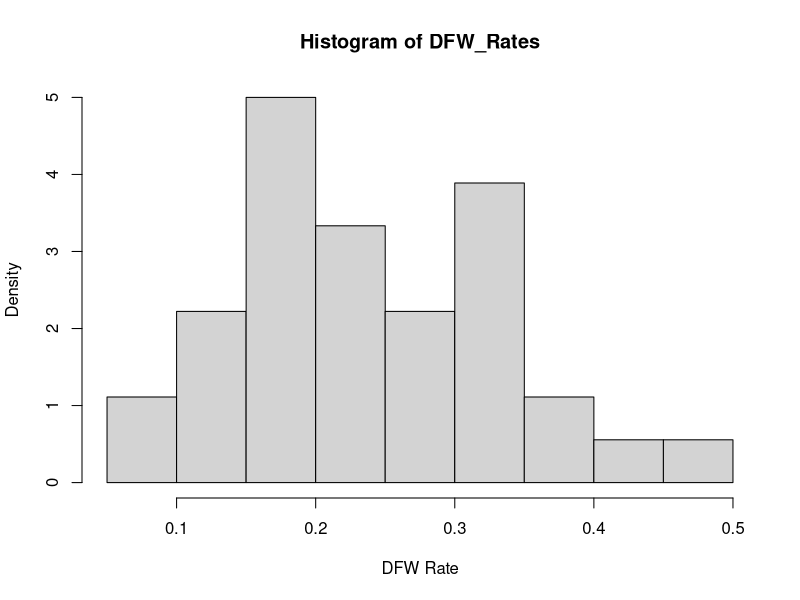
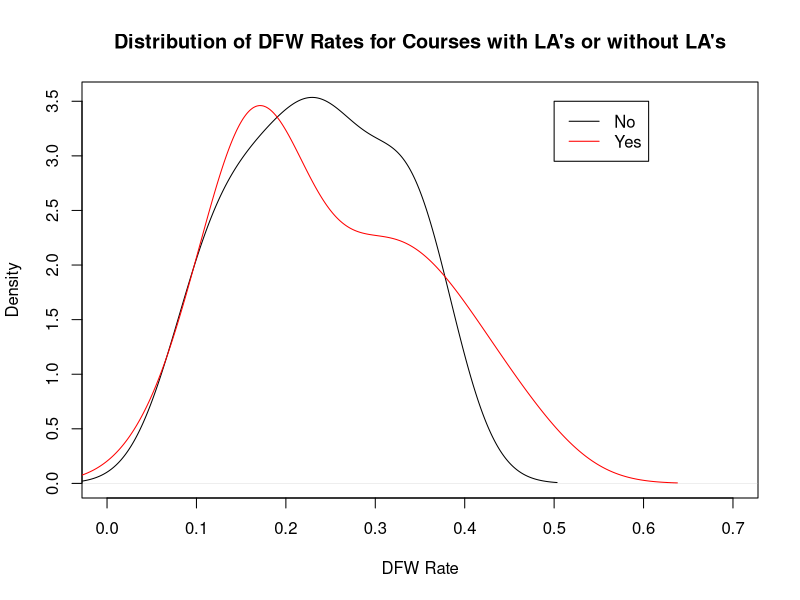
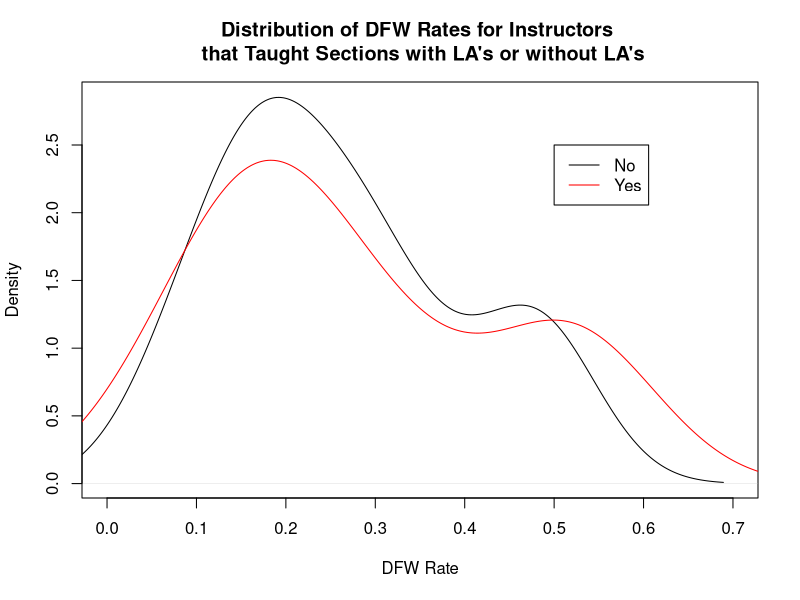
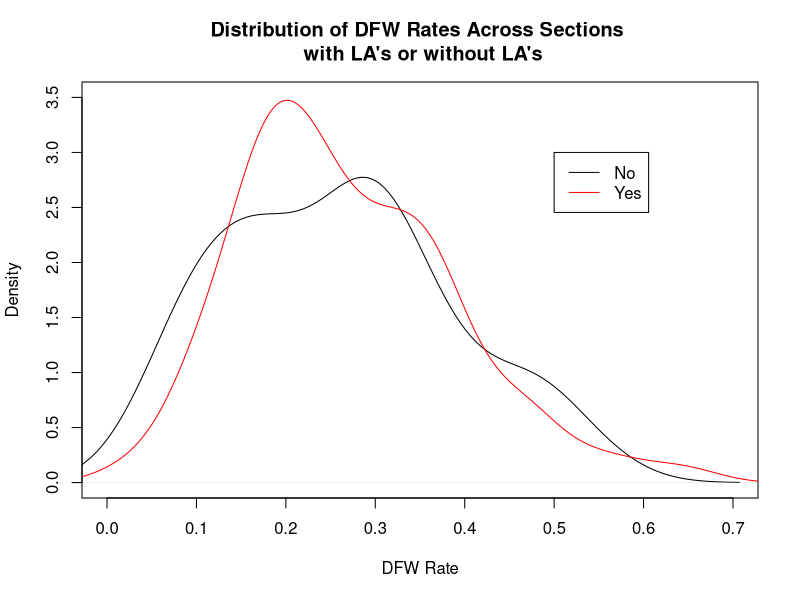

R code for these plots, in order:
## ---- chunk 1
knitr::opts_chunk$set(echo = FALSE)

library(tidyverse)
library(dplyr)
library(xtable)
library(ggplot2)
library(knitr)

dat = read.csv("LA_DFW_Data.csv")[,1:14]
dat = dat[-1,]
dat$DFW = dat$DF.Number+dat$W.Number
attach(dat)
## ---- chunk 2
tab1 = aggregate(DFW,list(LA,Course.Name),sum)
tab2 = aggregate(Students,list(LA,Course.Name),sum)
tab3 = cbind(tab1,round(tab1[,3]/tab2[,3],2))
colnames(tab3) = c("LA","Course","DFW.Count","DFW.Rate")
kable(tab3)

## ---- chunk 3
LA_DFW<-tab3$DFW.Rate[tab3$LA=="Yes"]
NonLA_DFW<-tab3$DFW.Rate[tab3$LA=="No"]
t.test(LA_DFW,NonLA_DFW,paired=TRUE,alternative="greater")
## ---- chunk 4
DFW_Rates<-tab3$DFW.Rate
hist(DFW_Rates,xlab="DFW Rate",prob=TRUE)
## ---- chunk 5
pair_dat = read.csv("PairedData.csv")
pair_dat$DFW = pair_dat$DF.Number+pair_dat$W.Number
attach(pair_dat)
shapiro.test(pair_dat$Avg..DFW.RATE)
Instruct_LA<-pair_dat$Avg..DFW.RATE[pair_dat$LA=="Yes"]
shapiro.test(pair_dat$Avg..DFW.RATE[pair_dat$LA=="Yes"])
Instruct_No_LA<-pair_dat$Avg..DFW.RATE[pair_dat$LA=="No"]
shapiro.test(pair_dat$Avg..DFW.RATE[pair_dat$LA=="No"])
wilcox.test(Instruct_LA,Instruct_No_LA,paired = T,alternative = "greater", exact = F)
## ---- chunk 6
plot(density(tab3$DFW.Rate[tab3$LA=="No"]),xlim=c(0,.7),main = "Distribution of DFW Rates for Courses with LA's or without LA's",xlab = "DFW Rate")
lines(density(tab3$DFW.Rate[tab3$LA=="Yes"]),col="red")
legend(x=.5,y=3.5,col = c("Black", "Red"),legend=c("No","Yes"),lwd=1)
## ---- chunk 7
plot(density(Instruct_LA),xlim=c(0,.7),main = paste("Distribution of DFW Rates for Instructors \n that Taught Sections with LA's or without LA's"),xlab = "DFW Rate")
lines(density(Instruct_No_LA),col="red")
legend(x=.5,y=2.5,col = c("Black", "Red"),legend=c("No","Yes"),lwd=1)
## ---- chunk 8
plot(density(dat$Avg..DFW.RATE[dat$LA=="Yes"]),xlim=c(0,.7),ylim=c(0,3.5),main = paste("Distribution of DFW Rates Across Sections \n with LA's or without LA's"),xlab = "DFW Rate")
lines(density(dat$Avg..DFW.RATE[dat$LA=="No"]),col="red")
legend(x=.5,y=3,col = c("Black", "Red"),legend=c("No","Yes"),lwd=1)
## ---- chunk 9
aggregate(dat$Avg..DFW.RATE,by=list(dat$Course,dat$Term),mean)
